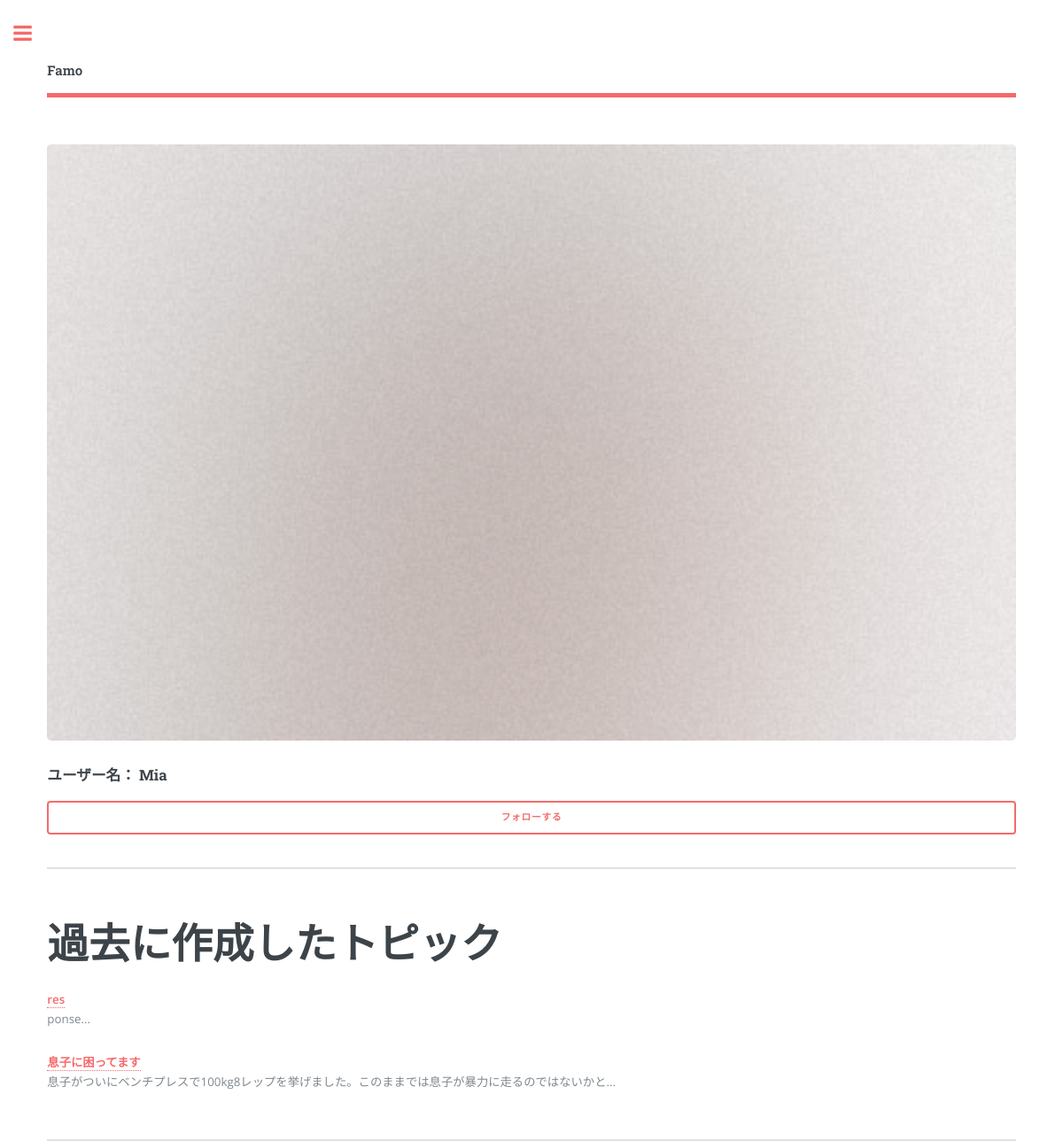
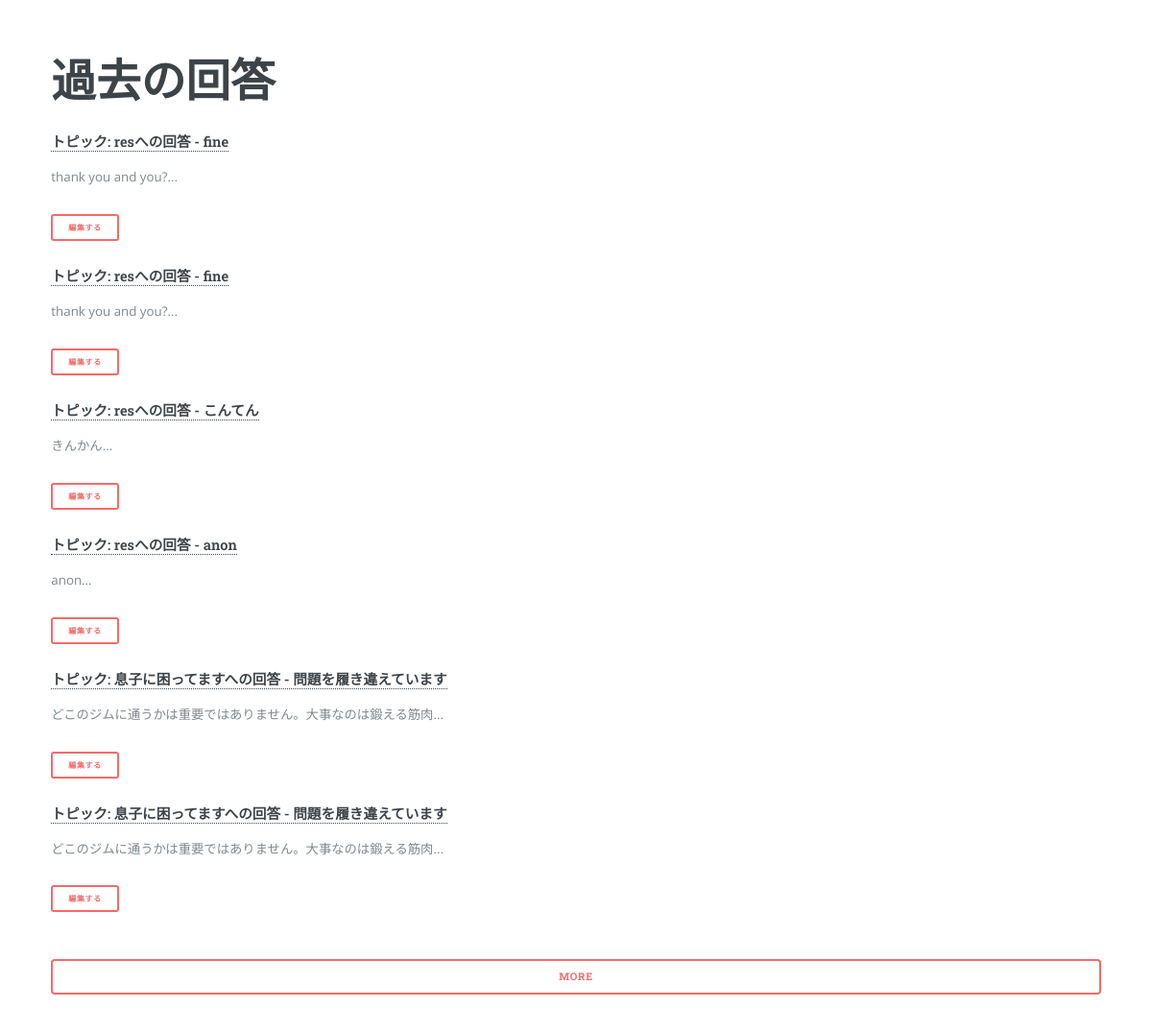
Page /portfolio/Mia/ (signed in) on the committed database (2 pictures, top to bottom).
### accounts/models.py (models this page shows)
class FamoUser(AbstractUser):
    birth_date = models.DateField(null=True)
    registered_date = models.DateField(auto_now_add=True, null=True)
    sex = models.IntegerField(null=True)    # add a limit_choices_to
    job = models.IntegerField(null=True)    # add a limit_choices_to
    introduction = models.TextField(default='')
    follows = models.ManyToManyField('self', symmetrical=None)

### counsel/models.py (models this page shows, shortened)
class Post(models.Model):
    title = models.CharField(max_length=50)
    content = models.CharField(max_length=500)
    user = models.ForeignKey(FamoUser)
    updated_date = models.DateTimeField(auto_now=True)
    anonymous = models.BooleanField(default=False)
    class Meta:
        abstract = True

class Question(Post):
    hits = models.IntegerField(default=0)
    last_accessed_date = models.DateTimeField(default=datetime.now())

class Answer(Post):
    question = models.ForeignKey(Question)
    good_rators = models.ManyToManyField(FamoUser, related_name='good_answers')
    bad_rators = models.ManyToManyField(FamoUser, related_name='bad_anwers')

### portfolio/views.py (the view)
# urls.py: url(r'^(?P<username>\S+?)/', views.user, name='user'),
def user(request, username):
    user = get_object_or_404(FamoUser, username=username)
    context = {'user': user}
    if user in request.user.follows.all():
        context['following'] = True
    else:
        context['following'] = False
    return render(request, 'portfolio/user.html', context)

### commons/templatetags/commons_extras.py (called while the page is built)
@register.filter
def get_categories(num=30):
    return Category.objects.order_by('name')[:num]

@register.inclusion_tag('commons/search_form.html')
def search_form():
    search_form = SearchForm(prefix='search')
    return {'search_form': search_form}

### counsel/models.py (called while the page is built)
    def __str__(self):
        return self.name

### portfolio/templatetags/portfolio_extras.py (called while the page is built)
@register.filter
def cut_text(text, num):
    return text[:num]

def latest_user_objs(model_, user, num):
    return model_.objects.filter(user=user)[:num]

@register.filter
def latest_answers(user, num):
    return latest_user_objs(Answer, user, num)

@register.filter
def latest_questions(user, num):
    return latest_user_objs(Question, user, num)

### portfolio/templates/portfolio/user.html (shortened to what this page needs)
{% extends 'portfolio/portfolio_base.html' %}
{% load static %}
{% load portfolio_extras %}
{% block content %}
<section id="profile">
  <span class="image fit"><img src="{% static 'commons/images/pic01.jpg' %}"></span>
  <h3>ユーザー名： {{ user.username }}</h3>
  <a class="button fit" id="follow">
    {% if following %}フォロー中{% else %}フォローする{% endif %}
  </a>
</section>
<section id="questions">
  <h1>過去に作成したトピック</h1>
  {% for question in user|latest_questions:5 %}
    <strong><a href="{% url 'counsel:detail' question.id %}">{{ question.title }}</a></strong><br>
    <p>{{ question.content|cut_text:50 }}...</p>
  {% endfor %}
</section>
<section id="answers">
  <h1>過去の回答</h1>
  {% for answer in user|latest_answers:6 %}
  <section id="answer{{ answer.id }}">
    <h4><strong><a href="{% url 'counsel:detail' answer.question.id %}">トピック: {{ answer.question.title }}への回答 - {{ answer.title }}</a></strong></h4>
    <p>{{ answer.content|cut_text:30 }}...</p>
    <p><a class="button small">編集する</a></p>
  </section>
    {% if forloop.counter > 5 %}
  <a href="{% url 'portfolio:answers' user %}" class="button fit">More</a>
    {% endif %}
  {% endfor %}
</section>
{% endblock content %}

### commons/static/commons/assets/css/main.css (style rules this page uses)
html, body, div, span, applet, object, iframe, h1, h2, h3, h4, h5, h6, p, blockquote, pre, a, abbr, acronym, address, big, cite, code, del, dfn, em, img, ins, kbd, q, s, samp, small, strike, strong, sub, sup, tt, var, b, u, i, center, dl, dt, dd, ol, ul, li, fieldset, form, label, legend, table, caption, tbody, tfoot, thead, tr, th, td, article, aside, canvas, details, embed, figure, figcaption, footer, header, hgroup, menu, nav, output, ruby, section, summary, time, mark, audio, video { margin: 0; padding: 0; border: 0; font-size: 100%; font: inherit; vertical-align: baseline; }
article, aside, details, figcaption, figure, footer, header, hgroup, menu, nav, section { display: block; }
body { line-height: 1; }
body { -webkit-text-size-adjust: none; }
*, *:before, *:after { -moz-box-sizing: border-box; -webkit-box-sizing: border-box; box-sizing: border-box; }
body { -ms-overflow-style: scrollbar; }
body { background: #ffffff; }
body, input, select, textarea { color: #7f888f; font-family: "Open Sans", sans-serif; font-size: 13pt; font-weight: 400; line-height: 1.65; }
@media screen and (max-width: 1680px) { body, input, select, textarea { font-size: 11pt; } }
@media screen and (max-width: 1280px) { body, input, select, textarea { font-size: 10pt; } }
a { -moz-transition: color 0.2s ease-in-out, border-bottom-color 0.2s ease-in-out; -webkit-transition: color 0.2s ease-in-out, border-bottom-color 0.2s ease-in-out; -ms-transition: color 0.2s ease-in-out, border-bottom-color 0.2s ease-in-out; transition: color 0.2s ease-in-out, border-bottom-color 0.2s ease-in-out; border-bottom: dotted 1px; color: #f56a6a; text-decoration: none; }
strong, b { color: #3d4449; font-weight: 600; }
p { margin: 0 0 2em 0; }
h1, h2, h3, h4, h5, h6 { color: #3d4449; font-family: "Roboto Slab", serif; font-weight: 700; line-height: 1.5; margin: 0 0 1em 0; }
h1 a, h2 a, h3 a, h4 a, h5 a, h6 a { color: inherit; text-decoration: none; }
h1 { font-size: 4em; margin: 0 0 0.5em 0; line-height: 1.3; }
h3 { font-size: 1.25em; }
h4 { font-size: 1.1em; }
@media screen and (max-width: 1680px) { h1 { font-size: 3.5em; } }
.image { border-radius: 0.375em; border: 0; display: inline-block; position: relative; }
.image img { border-radius: 0.375em; display: block; }
.image.fit { display: block; margin: 0 0 2em 0; width: 100%; }
.image.fit img { width: 100%; }
input[type="submit"], input[type="reset"], input[type="button"], button, .button { -moz-appearance: none; -webkit-appearance: none; -ms-appearance: none; appearance: none; -moz-transition: background-color 0.2s ease-in-out, color 0.2s ease-in-out; -webkit-transition: background-color 0.2s ease-in-out, color 0.2s ease-in-out; -ms-transition: background-color 0.2s ease-in-out, color 0.2s ease-in-out; transition: background-color 0.2s ease-in-out, color 0.2s ease-in-out; background-color: transparent; border-radius: 0.375em; border: 0; box-shadow: inset 0 0 0 2px #f56a6a; color: #f56a6a !important; cursor: pointer; display: inline-block; font-family: "Roboto Slab", serif; font-size: 0.8em; font-weight: 700; height: 3.5em; letter-spacing: 0.075em; line-height: 3.5em; padding: 0 2.25em; text-align: center; text-decoration: none; text-transform: uppercase; white-space: nowrap; }
input[type="submit"].fit, input[type="reset"].fit, input[type="button"].fit, button.fit, .button.fit { display: block; margin: 0 0 1em 0; width: 100%; }
input[type="submit"].small, input[type="reset"].small, input[type="button"].small, button.small, .button.small { font-size: 0.6em; }
#main > .inner > section { padding: 6em 0 4em 0 ; border-top: solid 2px rgba(210, 215, 217, 0.75); }
#main > .inner > section:first-of-type { border-top: 0 !important; }
@media screen and (max-width: 1680px) { #main > .inner > section { padding: 5em 0 3em 0 ; } }
@media screen and (max-width: 1280px) { #main > .inner > section { padding: 4em 0 2em 0 ; } }

### rows in the picture
FamoUser: username "Mia"
Question: title "res", content "ponse"
Question: title "息子に困ってます", content "息子がついにベンチプレスで100kg8レップを挙げました。このままでは息子が暴力に走るのではないかと"
Answer: question "res", title "fine", content "thank you and you?"
Answer: question "res", title "fine", content "thank you and you?"
Answer: question "res", title "こんてん", content "きんかん"
Answer: question "res", title "anon", content "anon"
Answer: question "息子に困ってます", title "問題を履き違えています", content "どこのジムに通うかは重要ではありません。大事なのは鍛える筋肉"
Answer: question "息子に困ってます", title "問題を履き違えています", content "どこのジムに通うかは重要ではありません。大事なのは鍛える筋肉", shows "MORE"
